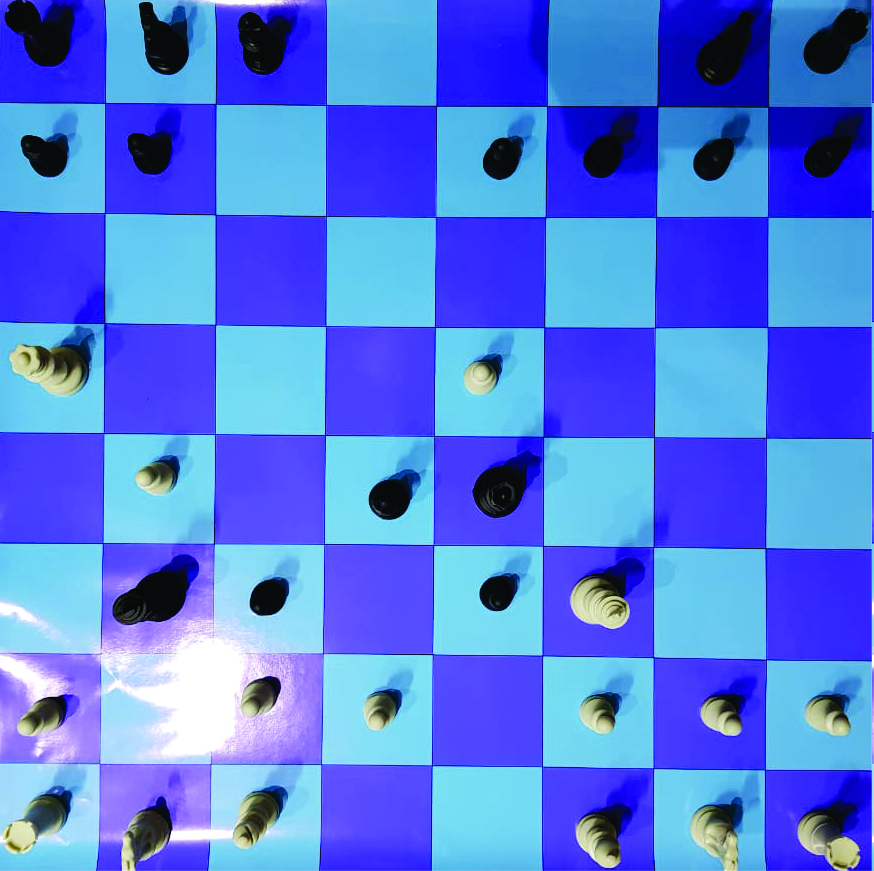
#> input picture teste13.jpg, 874 x 871 px
$ python find_color.py
#> lines starting #> are read from the running program, lines starting #| are printed output that depends on the picture
import cv2
import numpy as np

image_hsv = None
pixel = (20, 60, 80)


def pick_color(event, x, y, flags, param):
    if event == cv2.EVENT_LBUTTONDOWN:
        pixel = image_hsv[y, x]

        upper = np.array([pixel[0] + 10, pixel[1] + 10, pixel[2] + 40])
        lower = np.array([pixel[0] - 10, pixel[1] - 10, pixel[2] - 40])
        print(pixel, lower, upper)

        image_mask = cv2.inRange(image_hsv, lower, upper)
        cv2.imshow("mask", image_mask)


def main():
    global image_hsv, pixel

    image_src = cv2.imread("teste13.jpg")
#> image_src is the input picture: shape (871, 874, 3); mean B, G, R 228.2, 120.3, 82.1
    image_src = cv2.resize(image_src, (500, 500))
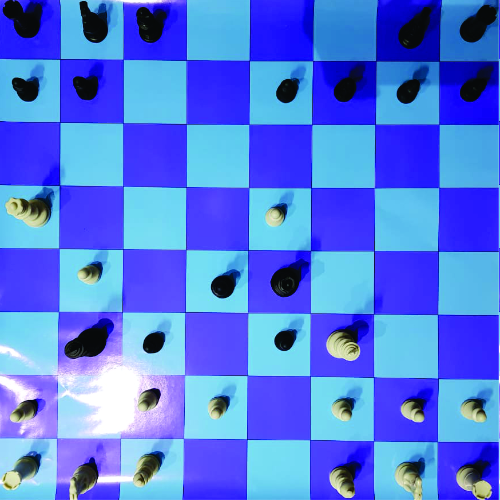
#> image_src: shape (500, 500, 3); mean B, G, R 228.3, 120.3, 82.1
    if image_src is None:
        print("the image read is None............")
        return
    cv2.imshow("bgr", image_src)

    cv2.namedWindow('hsv')
    cv2.setMouseCallback('hsv', pick_color)

    image_hsv = cv2.cvtColor(image_src, cv2.COLOR_BGR2HSV)
#> image_hsv: shape (500, 500, 3); mean H, S, V 107.2, 167.2, 229.4
    cv2.imshow("hsv", image_hsv)

    cv2.waitKey(0)
    cv2.destroyAllWindows()


if __name__=='__main__':
    main()

$ run again, with teste10.jpg copied over teste13.jpg
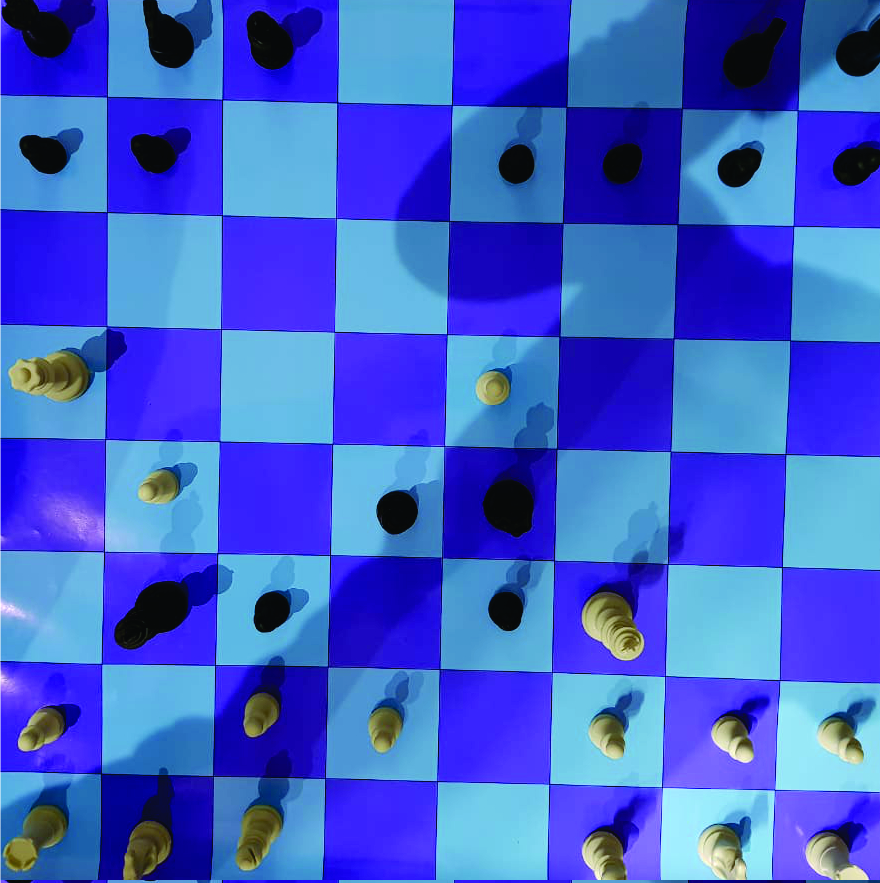
#> input picture teste10.jpg, 880 x 883 px
#> in main, image_src is the input picture: shape (883, 880, 3); mean B, G, R 206.2, 92.2, 63.4
#> in main, `image_src = cv2.resize(image_src, (500, 500))`:
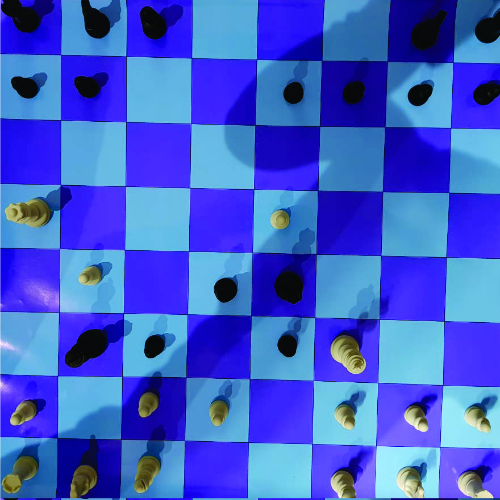
#> image_src: shape (500, 500, 3); mean B, G, R 206.1, 92.1, 63.4
#> image_hsv: shape (500, 500, 3); mean H, S, V 109.1, 186, 207.7

$ run again, with teste11.jpg copied over teste13.jpg
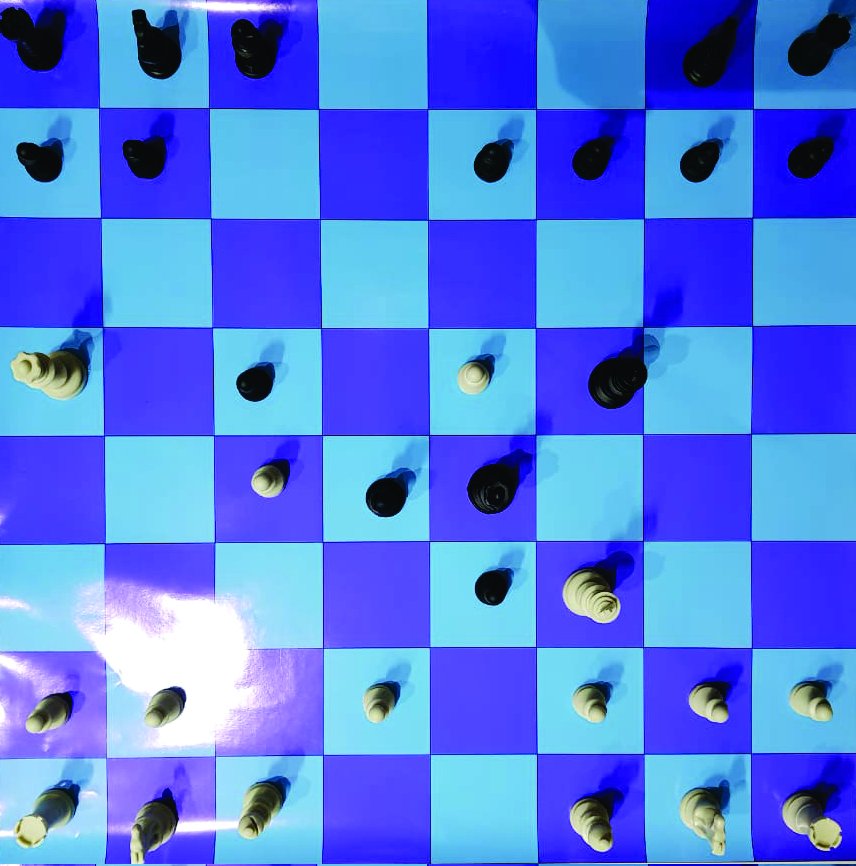
#> input picture teste11.jpg, 856 x 866 px
#> in main, image_src is the input picture: shape (866, 856, 3); mean B, G, R 230.4, 121, 82
#> in main, `image_src = cv2.resize(image_src, (500, 500))`:
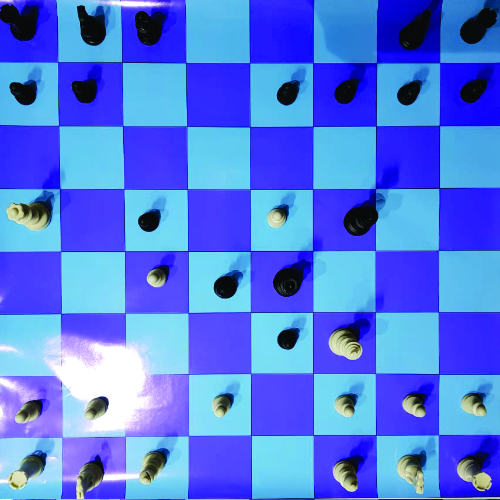
#> image_src: shape (500, 500, 3); mean B, G, R 230.3, 120.9, 82
#> image_hsv: shape (500, 500, 3); mean H, S, V 106.7, 167.4, 231.3
